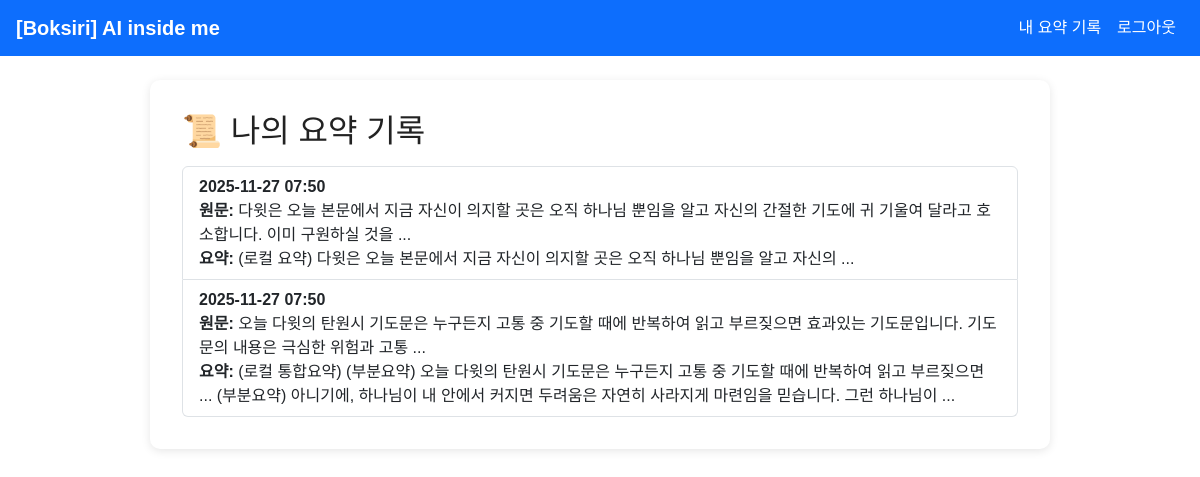
The page /history (signed in) on the database its author committed.
### app/models.py (models this page shows)
class Summary(db.Model):
    id = db.Column(db.Integer, primary_key=True)
    text = db.Column(db.Text, nullable=False)
    summary = db.Column(db.Text, nullable=False)
    created_at = db.Column(db.DateTime, default=datetime.utcnow)
    user_id = db.Column(db.Integer, db.ForeignKey('user.id'), nullable=True)

### app/routes/main.py (the view)
@bp.route("/history")
@login_required
def history():
    summaries = (
        Summary.query.filter_by(user_id=current_user.id)
        .order_by(Summary.created_at.desc())
        .all()
    )
    return render_template("history.html", summaries=summaries)

### app/__init__.py (called while the page is built)
@login_manager.user_loader
def load_user(user_id):
    return User.query.get(int(user_id))

### app/templates/history.html
{% extends "base.html" %}
{% block content %}
<h2>📜 나의 요약 기록</h2>
{% if summaries %}
  <ul class="list-group mt-3">
    {% for s in summaries %}
      <li class="list-group-item">
        <div><strong>{{ s.created_at.strftime("%Y-%m-%d %H:%M") }}</strong></div>
        <div><b>원문:</b> {{ s.text[:80] }}...</div>
        <div><b>요약:</b> {{ s.summary }}</div>
      </li>
    {% endfor %}
  </ul>
{% else %}
  <p>아직 저장된 요약이 없습니다.</p>
{% endif %}
{% endblock %}

### app/static/style.css (style rules this page uses)
body { font-family: "Noto Sans KR", Arial, sans-serif; color: #333; margin: 0; padding: 0; }
h1, h2, h3 { color: #222; margin-bottom: 1rem; }

### rows shown on the page
Summary: created_at "2025-11-27 07:50", text "다윗은 오늘 본문에서 지금 자신이 의지할 곳은 오직 하나님 뿐임을 알고 자신의 간절한 기도에 귀 기울여 달라고 호소합니다. 이미 구원하실 것을", summary "(로컬 요약) 다윗은 오늘 본문에서 지금 자신이 의지할 곳은 오직 하나님 뿐임을 알고 자신의 ..."
Summary: created_at "2025-11-27 07:50", text "오늘 다윗의 탄원시 기도문은 누구든지 고통 중 기도할 때에 반복하여 읽고 부르짖으면 효과있는 기도문입니다. 기도문의 내용은 극심한 위험과 고통", summary "(로컬 통합요약) (부분요약) 오늘 다윗의 탄원시 기도문은 누구든지 고통 중 기도할 때에 반복하여 읽고 부르짖으면 ... (부분요약) 아니기에, 하나님이 내 안에서 커지면 두려움은 자연히 사라지게 마련임을 믿습니다. 그런 하나님이 ..."
